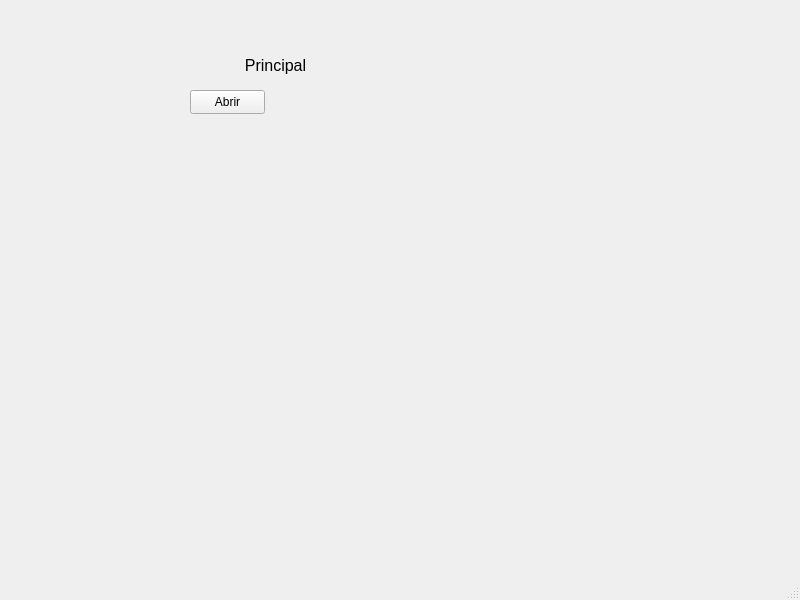
<?xml version="1.0" encoding="UTF-8"?>
<ui version="4.0">
 <class>MainWindow</class>
 <widget class="QMainWindow" name="MainWindow">
  <property name="geometry">
   <rect>
    <x>0</x>
    <y>0</y>
    <width>800</width>
    <height>600</height>
   </rect>
  </property>
  <property name="windowTitle">
   <string>MainWindow</string>
  </property>
  <widget class="QWidget" name="centralwidget">
   <widget class="QLabel" name="label">
    <property name="geometry">
     <rect>
      <x>200</x>
      <y>56</y>
      <width>151</width>
      <height>20</height>
     </rect>
    </property>
    <property name="text">
     <string/>
    </property>
   </widget>
   <widget class="QPushButton" name="pushButton">
    <property name="geometry">
     <rect>
      <x>190</x>
      <y>90</y>
      <width>75</width>
      <height>24</height>
     </rect>
    </property>
    <property name="text">
     <string>Abrir</string>
    </property>
   </widget>
   <widget class="QLabel" name="label_2">
    <property name="geometry">
     <rect>
      <x>200</x>
      <y>50</y>
      <width>151</width>
      <height>31</height>
     </rect>
    </property>
    <property name="text">
     <string>&lt;html&gt;&lt;head/&gt;&lt;body&gt;&lt;p align=&quot;center&quot;&gt;&lt;span style=&quot; font-size:12pt;&quot;&gt;Principal&lt;/span&gt;&lt;/p&gt;&lt;/body&gt;&lt;/html&gt;</string>
    </property>
   </widget>
  </widget>
  <widget class="QMenuBar" name="menubar">
   <property name="geometry">
    <rect>
     <x>0</x>
     <y>0</y>
     <width>800</width>
     <height>22</height>
    </rect>
   </property>
  </widget>
  <widget class="QStatusBar" name="statusbar"/>
 </widget>
 <resources/>
 <connections/>
</ui>
